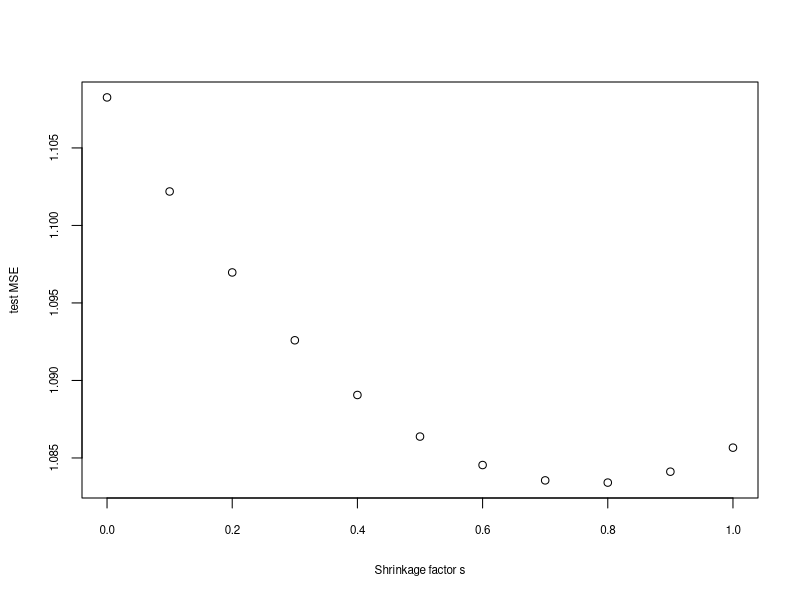
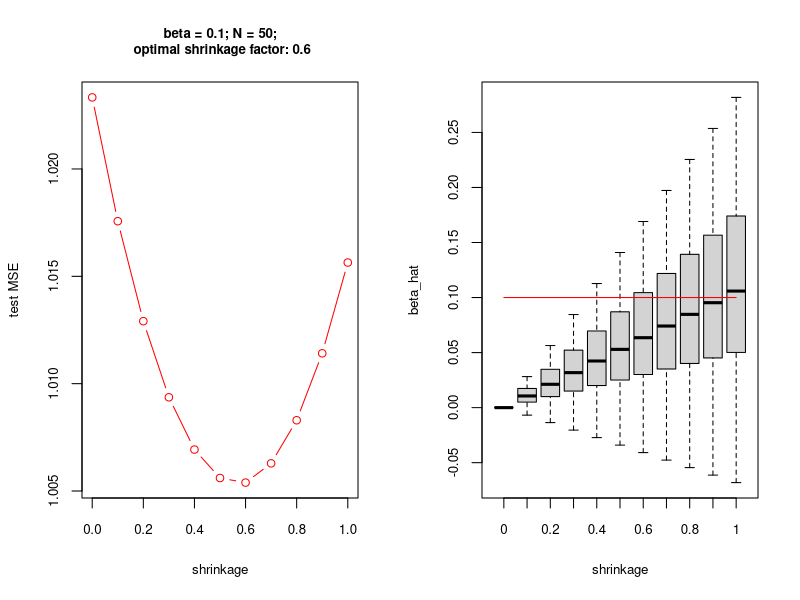
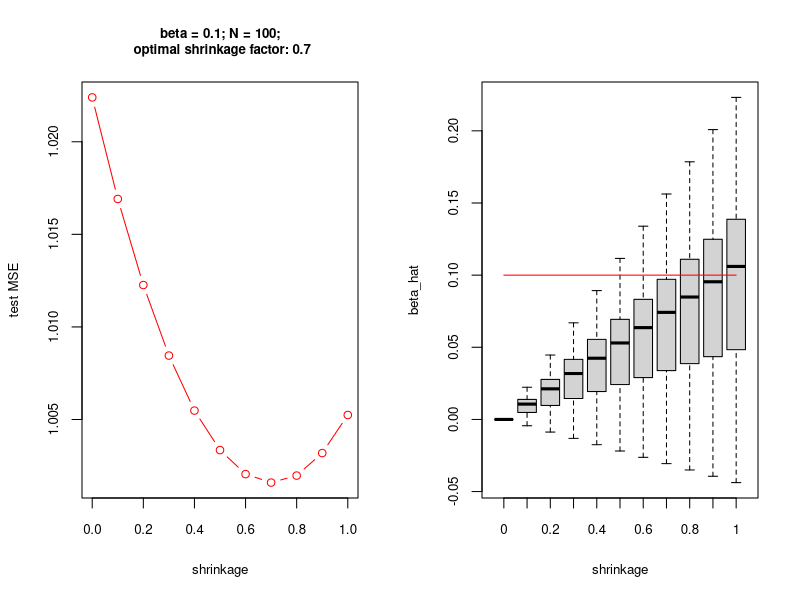
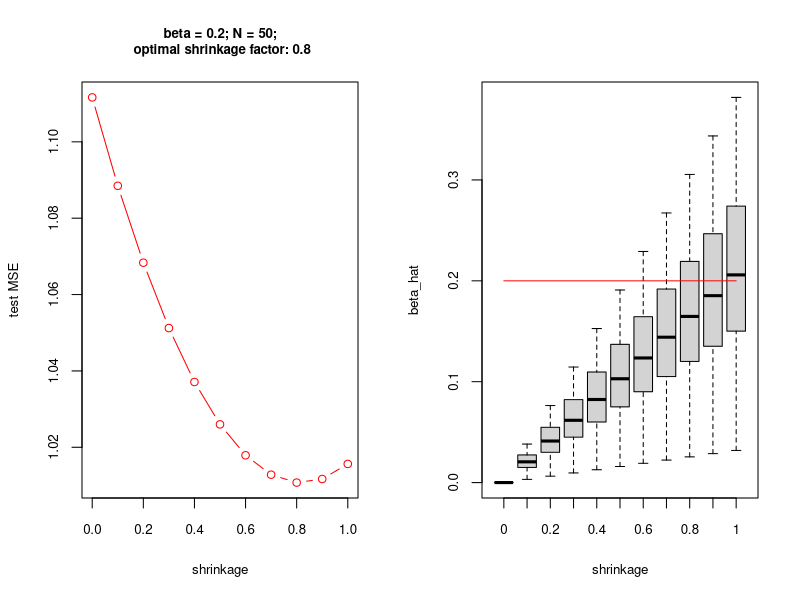
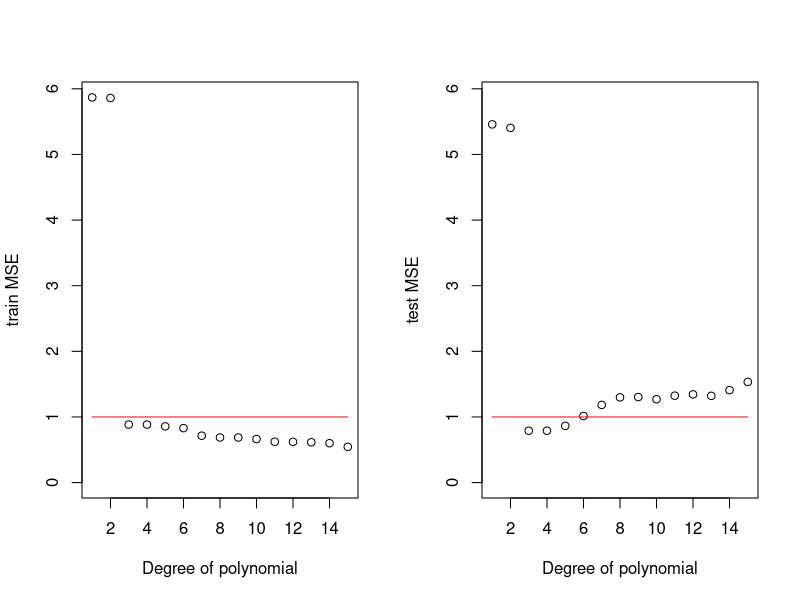
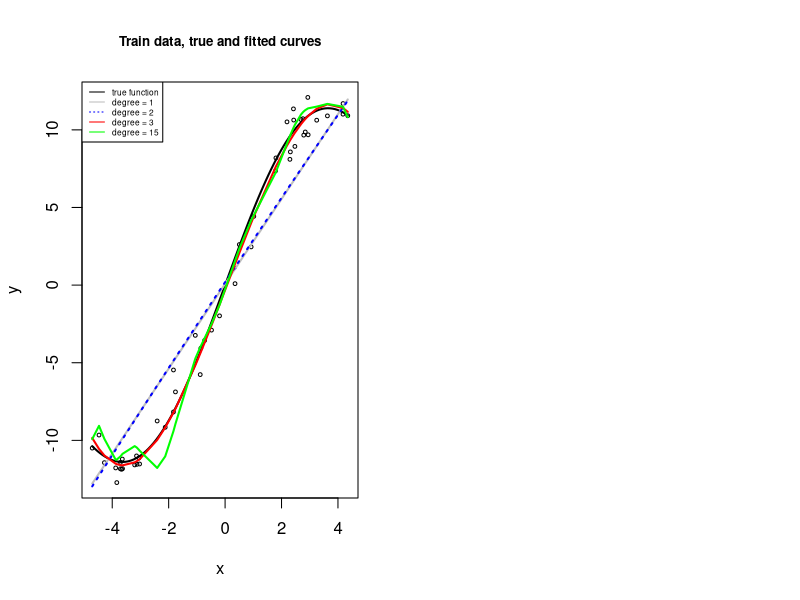
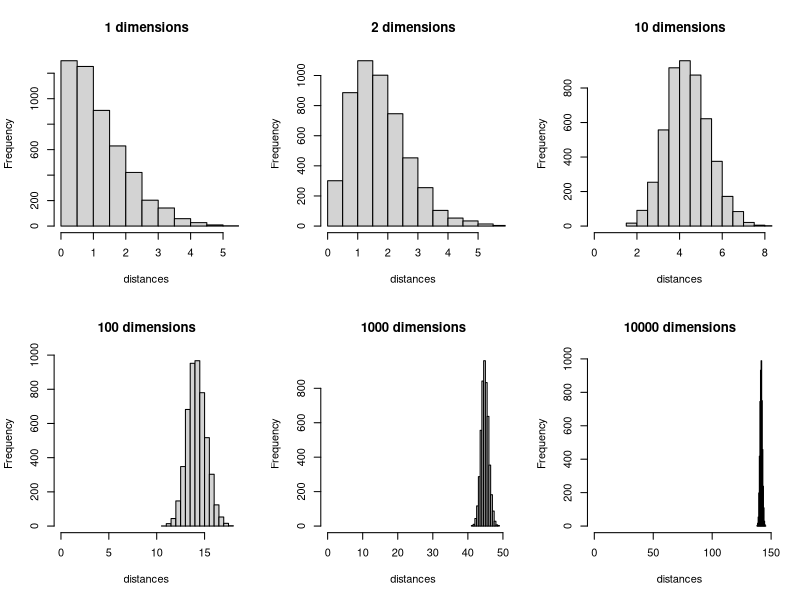

The R source for these figures, in order:
## ---- chunk 1
set.seed(1)

## Generate training data
x <- runif(50, min = -3, max = 3)
epsilon <- rnorm(50)
y <- 0.1*x + epsilon
train_dat <- data.frame(x, y)

## Generate test data
x <- runif(1000, min = -3, max = 3)
epsilon <- rnorm(1000)
y <- 0.1*x + epsilon
test_dat <- data.frame(x, y)

## Generate shrinkage values
s <- seq(0, 1, by = .1)

## Get \hat{\beta}
beta_OLS <- coef(lm(y ~ 0 + x, data = train_dat))

## Compute and evaluate predictions using for loop
test_MSE <- numeric(length(s))
for (i in 1:length(s)) {
  y_hat <- test_dat$x * s[i] * beta_OLS
  test_MSE[i] <- mean((y_hat - test_dat$y)^2)
}

## Or with shorter code
test_MSE <- apply(test_dat$x %*% t(beta_OLS*s), 2, \(x) mean((x - test_dat$y)^2))

## Plot result
plot(s, test_MSE, xlab = "Shrinkage factor s", ylab = "test MSE",
     cex.lab = .7, cex.axis = .7)
## ---- chunk 2
beta <- 0.1
n <- 50
n_reps <- 100
shrinkage <- seq(0, 1, by = 0.1)
mse <- beta_hats <- matrix(0, nrow = n_reps, ncol = length(shrinkage))
colnames(mse) <- colnames(beta_hats) <- shrinkage
set.seed(1234)
for (i in 1:n_reps) {
  ## generate training data
  x <- runif(n, min = -3, max = 3)
  y <- beta*x + rnorm(n)
  ## fit OLS and get parameter estimates
  b_ols <- coef(lm(y ~ 0 + x))
  ## generate test data:
  xtest <- runif(1000, min = -3, max = 3)
  ytest <- beta*xtest + rnorm(1000)
  ## apply shrinkage and obtain predictions
  for (s in 1:length(shrinkage)) {
    ## generate predictions for test observations
    ypred <- xtest * shrinkage[s] * b_ols
    mse[i, s] <- mean((ytest - ypred)^2)
    beta_hats[i, s] <- shrinkage[s] * b_ols
  }
}
par(mfrow = c(1, 2))
min_id <- which(colMeans(mse) == min(colMeans(mse)))
## Plot MSE versus shrinkage
plot(x = shrinkage, y = colMeans(mse), type = 'b',  
     col = "red", xlab = "shrinkage", ylab = "test MSE",
     main = paste0("beta = ", beta, "; N = ", n, 
                   ";\n optimal shrinkage factor: ", 
                   shrinkage[min_id]), cex.main = .8, 
     cex.lab = .8, cex.axis = .8)
## Plot distributions of beta estimates (add line for true value)
boxplot(beta_hats, xlab = "shrinkage", ylab = "beta_hat", outline = FALSE,
        cex.lab = .8, cex.axis = .8)
lines(c(1, 11), c(beta, beta), col = "red")
## ---- chunk 3
n <- 100
set.seed(1234)
for (i in 1:n_reps) {
  ## generate training data
  x <- runif(n, min = -3, max = 3)
  y <- beta*x + rnorm(n)
  ## fit OLS and get parameter estimates
  fit <- lm(y ~ 0 + x)
  b_ols <- coef(fit)
  ## generate test data
  xtest <- runif(1000, min = -3, max = 3)
  ytest <- beta*xtest + rnorm(1000)
  ## apply shrinkage and obtain predictions
  for (s in 1:length(shrinkage)) {
    ## generate predictions for test observations
    ypred <- xtest * shrinkage[s] * b_ols
    mse[i, s] <- mean((ytest - ypred)^2)
    beta_hats[i, s] <- shrinkage[s] * b_ols
  }
}
par(mfrow = c(1, 2))
min_id <- which(colMeans(mse) == min(colMeans(mse)))
## Plot MSE versus shrinkage
plot(x = shrinkage, y = colMeans(mse), type = 'b',  
     col = "red", xlab = "shrinkage", ylab = "test MSE",
     main = paste0("beta = ", beta, "; N = ", n, 
                   ";\n optimal shrinkage factor: ", 
                   shrinkage[min_id]),
     cex.lab = .8, cex.axis = .8, cex.main = .8)
## Plot distributions of beta estimates (add line for true value)
boxplot(beta_hats, xlab = "shrinkage", ylab = "beta_hat", outline = FALSE,
        cex.lab = .8, cex.axis = .8)
lines(c(1, 11), c(beta, beta), col = "red")
## ---- chunk 4
beta <- 0.2
n <- 50
set.seed(1234)
for (i in 1:n_reps) {
  ## generate training data
  x <- runif(n, min = -3, max = 3)
  y <- beta*x + rnorm(n)
  ## fit OLS and get parameter estimates
  fit <- lm(y ~ 0 + x)
  b_ols <- coef(fit)
  ## generate test data
  xtest <- runif(1000, min = -3, max = 3)
  ytest <- beta*xtest + rnorm(1000)
  ## apply shrinkage and obtain predictions
  for (s in 1:length(shrinkage)) {
    ## generate predictions for test observations
    ypred <- xtest * shrinkage[s] * b_ols
    mse[i, s] <- mean((ytest - ypred)^2)
    beta_hats[i, s] <- shrinkage[s] * b_ols
  }
}
par(mfrow = c(1, 2))
min_id <- which(colMeans(mse) == min(colMeans(mse)))
## Plot MSE versus shrinkage factor
plot(x = shrinkage, y = colMeans(mse), type = 'b',  
     col = "red", xlab = "shrinkage", ylab = "test MSE",
     main = paste0("beta = ", beta, "; N = ", n, 
                   ";\n optimal shrinkage factor: ", 
                   shrinkage[min_id]),
     cex.main = .8, cex.lab = .8, cex.axis = .8)
## Plot distributions of beta estimates (add line for true value)
boxplot(beta_hats, xlab = "shrinkage", ylab = "beta_hat", outline = FALSE,
        cex.lab = .8, cex.axis = .8)
lines(c(1, 11), c(beta, beta), col = "red")
## ---- chunk 5
set.seed(42)
n <- 50

## generate training data
x <- runif(n, min = -5, max = 5)
y <- x + 8*sin(x/2) + rnorm(n)
train <- data.frame(x, y)

## generate test data:
x <- runif(n, min = -5, max = 5)
y <- x + 8*sin(x/2) + rnorm(n)
test <- data.frame(x, y)

fit <- train_pred <- test_pred <- train_err <- test_err <- list()

for (d in 1:15) {
  fit[[d]] <- lm(y ~ poly(x, degree = d), data = train)
  train_pred[[d]] <- predict(fit[[d]], newdata = train)
  test_pred[[d]] <- predict(fit[[d]], newdata = test)
  test_err[[d]] <- mean((test$y - test_pred[[d]])^2)
  train_err[[d]] <- mean((train$y - train_pred[[d]])^2)  
}
train_err <- unlist(train_err)
test_err <- unlist(test_err)
par(mfrow = c(1, 2))
plot(1:15, train_err, xlab = "Degree of polynomial", 
     ylab = "train MSE", ylim = c(0, max(c(train_err, test_err))))
lines(c(1, 15), c(1, 1), col = "red")
plot(1:15, test_err, xlab = "Degree of polynomial", 
     ylab = "test MSE", ylim = c(0, max(c(train_err, test_err))))
lines(c(1, 15), c(1, 1), col = "red")
## ---- chunk 6
plot(x, y, main = "Train data, true and fitted curves", cex = .5, cex.main = .8)
curve(x + 8*sin(x/2), add = TRUE, lwd = 2)
lines(sort(test$x), test_pred[[1]][order(test$x)], col = "grey", lwd = 2)
lines(sort(test$x), test_pred[[2]][order(test$x)], col = "blue", lwd = 2, lty = 3)
lines(sort(test$x), test_pred[[3]][order(test$x)], col = "red", lwd = 2)
lines(sort(test$x), test_pred[[15]][order(test$x)], col = "green", lwd = 2)
legend("topleft", legend = c("true function", paste("degree =", c(1, 2, 3, 15))), 
       lty = c(1, 1, 3, 1, 1), col = c("black", "grey", "blue", "red", "green"), 
       cex = .5)
## ---- chunk 7
p <- 10000
N <- 100
set.seed(42)
X <- matrix(rnorm(p*N), ncol = p, nrow = N)
par(mfrow = c(2, 3))
## L_2
for (p in c(1, 2, 10, 100, 1000, 10000)) {
  distances <- dist(X[ , 1:p])
  if (p == 1) print(head(distances))
  hist(distances, main = paste(p, "dimensions"), xlim = c(0, max(distances)))
}
